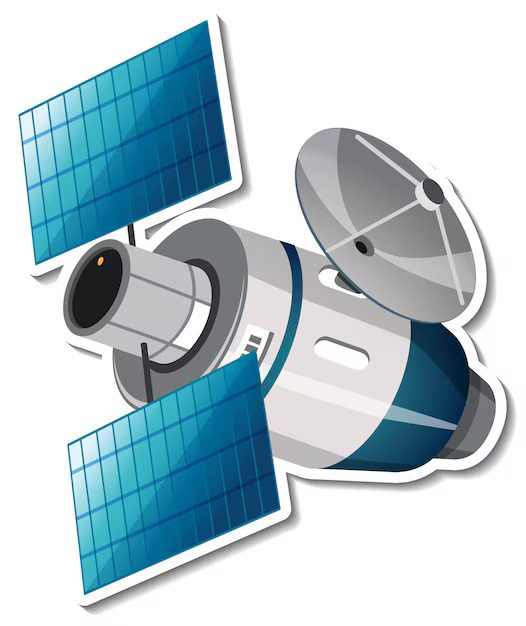
#> input picture Recursos/satimage.jpg, 526 x 626 px, found by its file name
$ python Interface.py
#> lines starting #> are read from the running program, lines starting #| are printed output that depends on the picture
import tkinter as tk
from matplotlib.backends.backend_tkagg import FigureCanvasTkAgg
import matplotlib.pyplot as plt
from PIL import Image, ImageTk

root = tk.Tk()
root.title("Interface Temporária")
root.configure(bg="white")

root.grid_rowconfigure(0, weight=1)
root.grid_columnconfigure(0, weight=1)
root.grid_columnconfigure(1, weight=3)

title_label = tk.Label(root, text="CanSat", font=("Arial", 24), bg="white")
title_label.grid(row=0, column=0, columnspan=2, padx=10, pady=10)

frame_left = tk.Frame(root, bg="white", bd=2, relief="solid")
frame_left.grid(row=1, column=0, padx=10, pady=10, sticky="nsew")

frame_right = tk.Frame(root, bg="white")
frame_right.grid(row=1, column=1, rowspan=3, padx=10, pady=10)

dht22_hum_label = tk.Label(frame_left, text="Humidade: N/A", font=("Arial", 16), bg="white")
dht22_hum_label.grid(row=2, column=0, padx=10, pady=10, sticky="w")

time_label = tk.Label(frame_left, text="Tempo: 0s", font=("Arial", 16), bg="white")
time_label.grid(row=3, column=0, padx=10, pady=10, sticky="w")

dht22_temp_label = tk.Label(frame_left, text="Temperatura Interior: N/A", font=("Arial", 16), bg="white")
dht22_temp_label.grid(row=1, column=0, padx=10, pady=10, sticky="w")


mpu_accel_label = tk.Label(frame_left, text="Acelerômetro: X= N/A, Y= N/A, Z= N/A", font=("Arial", 16), bg="white")
mpu_accel_label.grid(row=4, column=0, padx=10, pady=10, sticky="w")

mpu_gyro_label = tk.Label(frame_left, text="Giroscópio: X= N/A, Y= N/A, Z= N/A", font=("Arial", 16), bg="white")
mpu_gyro_label.grid(row=5, column=0, padx=10, pady=10, sticky="w")

mpu_mag_label = tk.Label(frame_left, text="Magnetômetro: X= N/A, Y= N/A, Z= N/A", font=("Arial", 16), bg="white")
mpu_mag_label.grid(row=6, column=0, padx=10, pady=10, sticky="w")

img = Image.open("Recursos/satimage.jpg")
#> img is the input picture: PIL image 526x626 RGB; mean R, G, B 181.3, 201, 208.8
img = img.resize((250, 250))
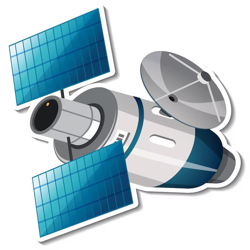
#> img: PIL image 250x250 RGB; mean R, G, B 181.2, 200.9, 208.7
photo = ImageTk.PhotoImage(img)

img_label = tk.Label(frame_left, image=photo, bg="white")
img_label.grid(row=0, column=0, padx=10, pady=10)

fig, ax = plt.subplots()
ax.set_title("Temperatura e Humidade")
ax.set_xlabel("Time (s)")
ax.set_ylabel("Value")

ax.set_xlim(0, 10)
ax.set_ylim(-20, 90)

line_temp, = ax.plot([], [], 'r-', label="Temperatura", alpha=0.5)
line_hum, = ax.plot([], [], 'b-', label="Humidade", alpha=0.5)

ax.legend()

time_data = []
temp_data = []
hum_data = []

elapsed_time = 0

def update_values(dht22_temp, dht22_hum, accel, gyro, mag):
    global elapsed_time

    if dht22_hum == 0:
        dht22_temp = "Erro"
        dht22_hum = "Erro"

    dht22_temp_label.config(text=f"Temperatura: {dht22_temp}°C")
    dht22_hum_label.config(text=f"Humidade: {dht22_hum}%")
    mpu_accel_label.config(text=f"Acelerômetro: {accel}")
    mpu_gyro_label.config(text=f"Giroscópio: {gyro}")
    mpu_mag_label.config(text=f"Magnetômetro: {mag}")

    time_label.config(text=f"Tempo: {elapsed_time}s")


    time_data.append(elapsed_time)
    temp_data.append(dht22_temp)
    hum_data.append(dht22_hum)

    line_temp.set_data(time_data, temp_data)
    line_hum.set_data(time_data, hum_data)

    ax.relim()
    ax.autoscale_view()

    canvas.draw()

    elapsed_time += 1
    ax.set_xlim(0, elapsed_time)


canvas = FigureCanvasTkAgg(fig, master=frame_right)
canvas.get_tk_widget().grid(row=0, column=0, padx=10, pady=10)
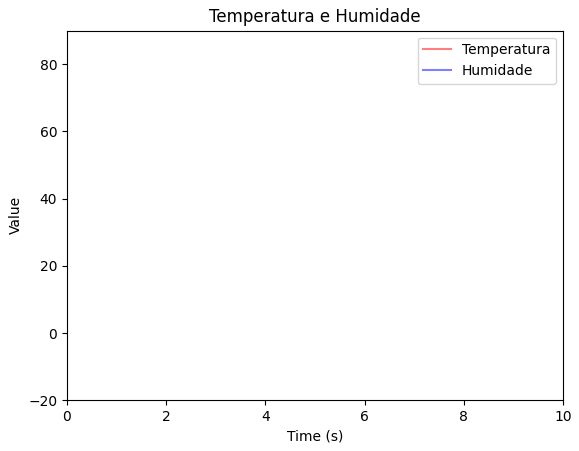
#> figure drawn by matplotlib, 1 panel

$ run again, with Recursos/PIPinout.jpg copied over Recursos/satimage.jpg
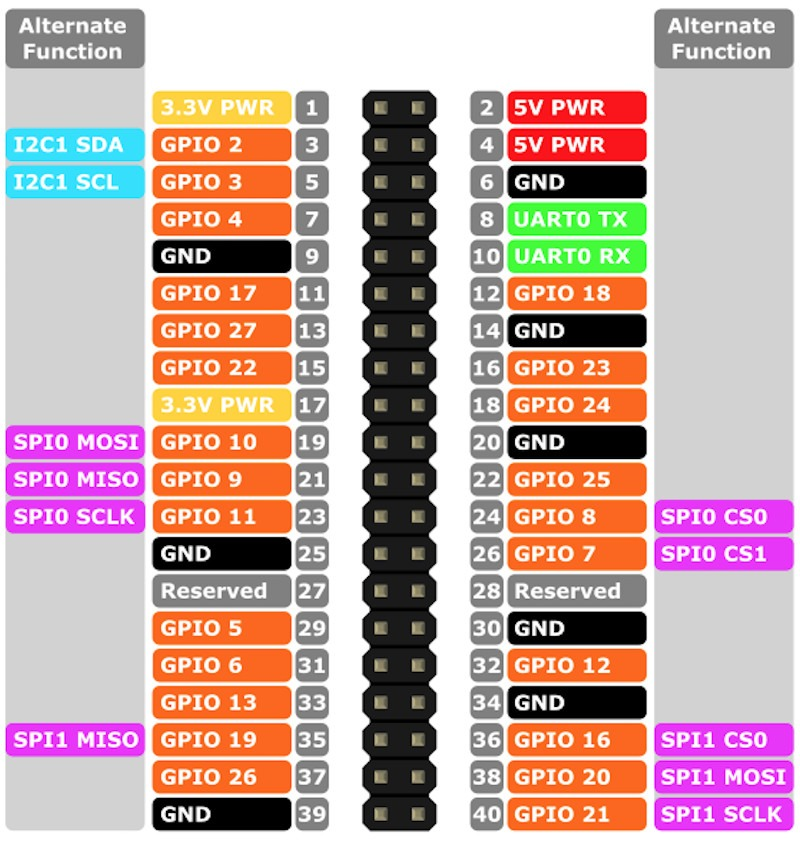
#> input picture Recursos/PIPinout.jpg, 800 x 844 px, found by its file name
#> img is the input picture: PIL image 800x844 RGB; mean R, G, B 196.8, 168.5, 164.1
#> `img = img.resize((250, 250))`:
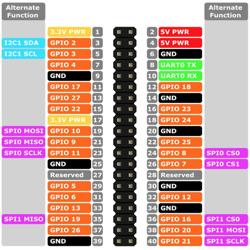
#> img: PIL image 250x250 RGB; mean R, G, B 196.8, 168.5, 164.1
